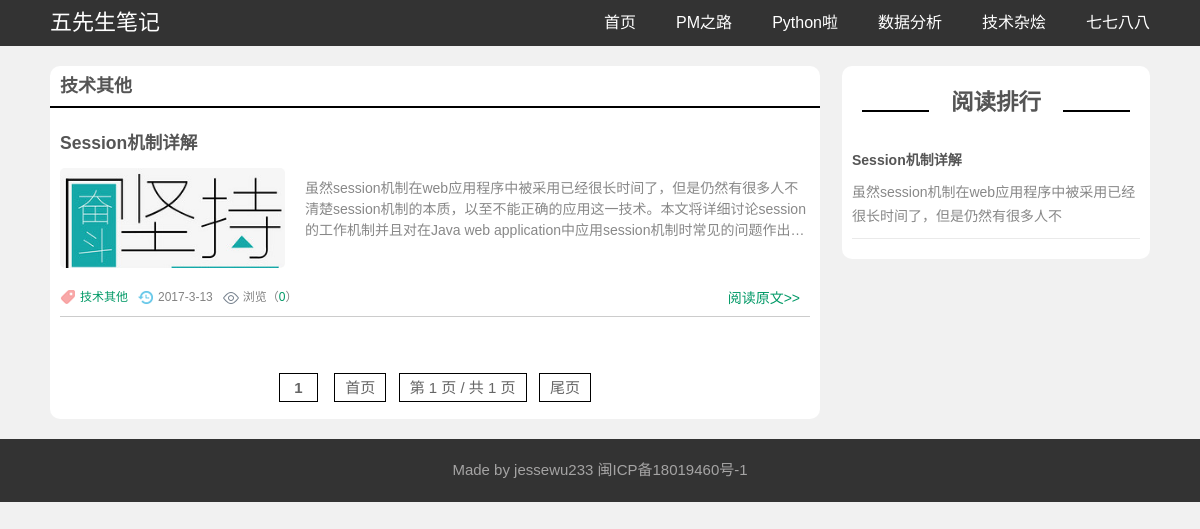
The page /tag/12 on the database its author committed.
### blog/models.py (models this page shows, shortened)
class Tag(models.Model):
    category = models.ForeignKey(Category, default='0', on_delete=models.CASCADE)
    name = models.CharField(max_length=100)
    def __str__(self):
        return self.name

class Post(models.Model):
    title = models.CharField(max_length=100)
    body = RichTextUploadingField()
    created_time = models.DateTimeField()
    modified_time = models.DateTimeField()
    excerpt = models.TextField(max_length=200, blank=True)
    category = models.ForeignKey(Category, on_delete=models.CASCADE)
    tags = models.ForeignKey(Tag, on_delete=models.CASCADE, blank=True, default='0')
    author = models.ForeignKey(User, on_delete=models.CASCADE)
    views = models.PositiveIntegerField(default=0)
    imgUrl = ImageField(upload_to='PostImg', default='0')

### blog/views.py (the view)
# urls.py: path('tag/<int:tag_id>', views.tag, name='tag'),
def tag(request, tag_id):
    page_num = 10
    tag_name = models.Tag.objects.get(pk=tag_id)
    all_post_list = models.Post.objects.filter(tags__name=tag_name).order_by("-created_time")
    sum_num = all_post_list.count()
    most_view_list = all_post_list.order_by("-views")[:5]
    bigTitle = tag_name
    paginator = Paginator(all_post_list, page_num)
    current_page = 1
    previous_page = current_page - 1
    next_page = current_page + 1
    post_list = paginator.page(current_page)
    context = {
        "post_list": post_list,
        "bigTitle": bigTitle,
        "most_view_list": most_view_list,
        "paginator": paginator,
        "current_page": current_page,
        "previous_page": previous_page,
        "next_page": next_page,
        "sum_num": sum_num,
        "tag_id": tag_id
    }
    return render(request, 'blog/tag.html', context)

### blog/templates/blog/tag.html (shortened to what this page needs)
{% load staticfiles %}
<!doctype html>
<html>
<head>
    <link href="{% static "blog/css/base.css" %}" rel="stylesheet">
    <link href="{% static "blog/css/index.css" %}" rel="stylesheet">
    <link href="{% static "blog/css/m.css" %}" rel="stylesheet">
</head>
<body>
<header>
    <div id="mnav">
        <div class="logo"><a href="/">五先生笔记</a></div>
        <ul id="starlist">
            <li><a href="http://localhost:8000/">首页</a></li>
            <li><a href="{% url "blog:category" 6 %}">PM之路</a></li>
            <li><a href="{% url "blog:category" 7 %}">Python啦</a></li>
            <li><a href="{% url "blog:category" 8 %}">数据分析</a></li>
            <li><a href="{% url "blog:category" 9 %}">技术杂烩</a></li>
            <li><a href="{% url "blog:category" 9 %}">七七八八</a></li>
        </ul>
    </div>
</header>
<div class="line46"></div>
<article>
    <div style="margin-top: 20px" class="leftbox">
        <div class="newblogs">
            <h2 class="hometitle">{{ bigTitle }}</h2>
            {% if post_list %}
                <ul>
                    {% for post in post_list %}
                        <li>
                            <h3 class="blogtitle"><a href="{% url "blog:detail" post.id %}"
                                                     target="_blank">{{ post.title }}</a></h3>
                            <div class="bloginfo"><span class="blogpic"><a href="/" title=""><img
                                    src="../../../media/{{ post.imgUrl }}"/></a></span>
                                <p>{{ post.excerpt }}</p>
                            </div>
                            <div class="autor"><span class="lm f_l"><a
                                    href="{% url "blog:tag" post.tags.id %}">{{ post.tags }}</a></span><span
                                    class="dtime f_l">{{ post.created_time.year }}-{{ post.created_time.month }}-{{ post.created_time.day }}</span><span
                                    class="viewnum f_l">浏览（<a href="/">{{ post.views }}</a>）</span>
                                <span class="f_r"><a href="{% url "blog:detail" post.id %}"
                                                                                class="more">阅读原文>></a></span>
                            </div>
                        </li>
                    {% endfor %}
                </ul>
            {% endif %}
            <div class="pagelist"><a title="Total record">&nbsp;<b>{{ sum_num }}</b> </a>&nbsp;&nbsp
                <a href="{% url "blog:tag_page" tag_id 1 %}">首页</a>
                &nbsp<a href="#">第 {{ current_page }} 页 / 共 {{ paginator.num_pages }} 页</a>&nbsp
                <a href="{% url "blog:tag_page" tag_id paginator.num_pages %}">尾页</a>
            </div>
        </div>
    </div>
    <div class="rightbox">
        <div class="blank"></div>
        <div class="paihang">
            <h2 class="ab_title"><a href="{% url "blog:top" %}">阅读排行</a></h2>
            {% if most_view_list %}
                <ul>
                    {% for post in most_view_list %}
                        <li><b><a href="{% url "blog:detail" post.id %}" target="_blank">{{ post.title }}</a></b>
                            <p>{{ post.excerpt | truncatechars:40 }}</p>
                        </li>
                    {% endfor %}
                </ul>
            {% endif %}
        </div>
    </div>
</article>
<footer>
    <p>Made by <a href="/">jessewu233</a> <a href="/">闽ICP备18019460号-1</a></p>
</footer>
</body>
</html>

### blog/static/blog/css/base.css (style rules this page uses)
* { margin: 0; padding: 0 }
body { font: 15px "Microsoft YaHei", Arial, Helvetica, sans-serif; color: #555; background: #f1f1f1; line-height: 1.5; }
img { border: 0; display: block }
ul, li { list-style: none; }
a { text-decoration: none; color: #555 }
.blank { height: 20px; overflow: hidden; width: 100%; margin: auto; clear: both }
.f_l { float: left }
.f_r { float: right }
.line46 { height: 46px; width: 100% }
header { width: 100%; color: #FFF; background: #333; line-height: 46px; overflow: hidden; position: fixed; top: 0; z-index: 100 }
.logo { float: left; font-size: 22px }
#mnav { width: 1100px; margin: auto }
#mnav a { color: #FFF }
#starlist { float: right; }
#starlist li { float: left; display: block; padding: 0 0 0 40px; font-size: 16px }
article { width: 1100px; margin: auto; overflow: hidden }
footer { width: 100%; background: #333; color: #a5a4a4; text-align: center; padding: 20px 0; }
footer a { color: #a5a4a4 }

### blog/static/blog/css/index.css (style rules this page uses)
.leftbox { width: 70%; float: left; overflow: hidden; margin-bottom: 20px; }
.rightbox { width: 28%; float: right; overflow: hidden; }
.hometitle { padding: 0 10px; line-height: 40px; height: 40px; font-size: 18px;; border-bottom: #000 2px solid; position: relative; }
.newblogs { background: #fff; overflow: hidden; width: 100%; clear: both; border-radius: 10px; }
h3.blogtitle { line-height: 30px; margin: 10px 0; }
.blogpic { overflow: hidden; width: 30%; max-height: 100px; display: block; float: left; margin-right: 20px; border-radius: 5px; }
.newblogs ul { padding: 10px; overflow: hidden }
.newblogs li { border-bottom: #ccc 1px solid; margin-bottom: 10px; overflow: hidden; }
.autor { width: 100%; overflow: hidden; clear: both; margin: 20px 0 0 0; display: inline-block; color: #838383; font-size: 12px }
.autor span { margin: 0 10px 0 0; padding-left: 20px }
.autor span a { color: #096; }
.lm { background: url(../images/newsbg01.png) no-repeat left center }
.dtime { background: url(../images/newsbg02.png) no-repeat left center }
.viewnum { background: url(../images/newsbg04.png) no-repeat left center }
.blogpic img { width: 100%; }
.bloginfo p { color: #888; overflow: hidden; text-overflow: ellipsis; -webkit-box-orient: vertical; display: -webkit-box; -webkit-line-clamp: 3; padding-top: 10px; font-size: 14px; }
.more { font-size: 14px; }
.ab_title { text-align: center; position: relative; margin: 20px; }
.ab_title:before { content: ""; width: 25%; height: 2px; background: #000; position: absolute; left: 0; bottom: 8px }
.ab_title:after { content: ""; width: 25%; height: 2px; background: #000; position: absolute; right: 0; bottom: 8px }
.paihang { background: #FFF; border-radius: 10px; overflow: hidden; margin: 0 0 20px 0; }
.paihang ul { padding: 10px; }
.paihang ul li { border-bottom: solid 1px #EAEAEA; font-size: 14px; margin: 0 0 10px 0; padding: 0 0 10px 0; overflow: hidden; }
.paihang ul li b { height: 30px; text-overflow: ellipsis; white-space: nowrap; overflow: hidden; display: block; }
.paihang ul li p { line-height: 24px; color: #888 }
.pagelist { text-align: center; color: #666; width: 100%; clear: both; margin: 20px 0; padding-top: 20px }
.pagelist a { color: #666; margin: 0 2px; border: 1px solid #000; padding: 5px 10px; }

### rows shown on the page
Tag: name "技术其他"
Post: title "Session机制详解", imgUrl (picture), excerpt "虽然session机制在web应用程序中被采用已经很长时间了，但是仍然有很多人不清楚session机制的本质，以至不能正确的应用这一技术。本文将详细讨论session的工作机制并且对在Java…", tags "技术其他", created_time.year "2017", created_time.month "3", created_time.day "13", views "0", excerpt "虽然session机制在web应用程序中被采用已经很长时间了，但是仍然有很多人不"

### other values the page prints
{{ sum_num }} "1"
{{ current_page }} "1"
{{ paginator.num_pages }} "1"
